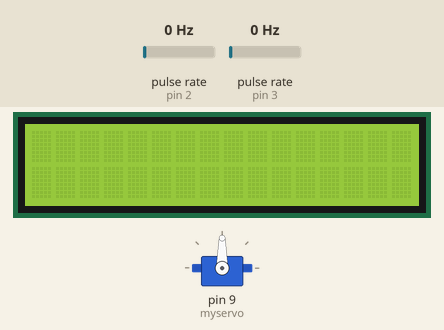
Recording of a sketch running on a simulated Arduino Uno, built with avr-gcc and run on an emulated ATmega328P. Shown: 16×2 character LCD, servo. Wiring (inferred from the names in the program): 2 × pulse sensor: data pin 2 / data pin 3. The inputs (shaded band) are chosen by the test bench; at power-on: pulse rate (sensors on pin 2, pin 3) 0 Hz.

Above: at 1.2 s.
1.3 s: pulse rate (sensor on pin 2) set to 4 Hz
4.0 s: pulse rate (sensor on pin 3) set to 196 Hz
At 5.32 s:
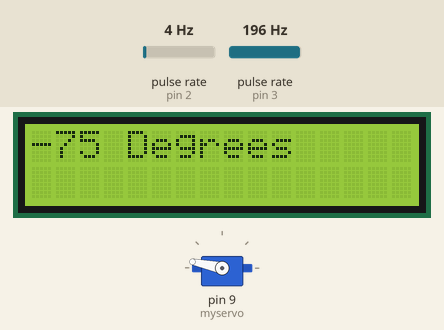
6.9 s: pulse rate (sensor on pin 2) set to 196 Hz
9.9 s: pulse rate (sensor on pin 3) set to 4 Hz
11.4 s: pulse rate (sensor on pin 2) set to 50 Hz
13.1 s: pulse rate (sensor on pin 3) set to 50 Hz
At 22.06 s:
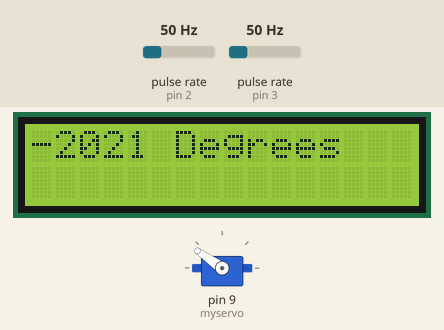
At 23.59 s:
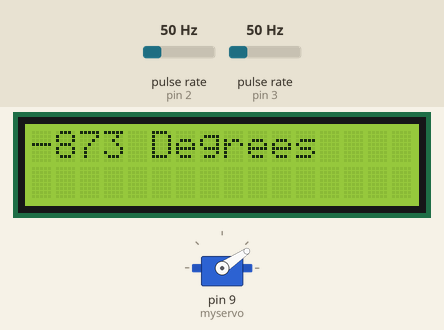
Timing chart, 0 to 24.0 s (numbered marks = the images above; inputs shaded):
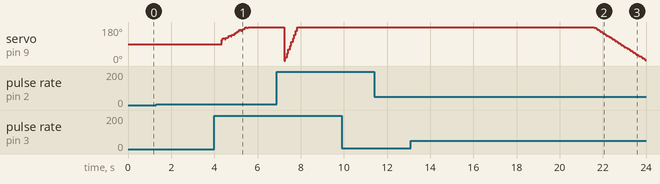

The sketch:

Complete_Integration.ino
```cpp
#include <Servo.h>
#include <LiquidCrystal.h>
int encoderPin1 = 3;
int encoderPin2 = 2;

LiquidCrystal lcd(12, 11, 7, 6, 5, 4);

Servo myservo;

volatile int lastEncoded = 0;
volatile long encoderValue = 0;

long lastencoderValue = 0;

int val;

int lastMSB = 0;
int lastLSB = 0;

void setup() {
  lcd.begin(16, 2);

  myservo.attach(9);

  pinMode(encoderPin1, INPUT);
  pinMode(encoderPin2, INPUT);

  digitalWrite(encoderPin1, HIGH);
  digitalWrite(encoderPin2, HIGH);

  attachInterrupt(0, updateEncoder, CHANGE);
  attachInterrupt(1, updateEncoder, CHANGE);

}

void loop(){
  lcd.print(int(encoderValue*3.75));
  lcd.print(" Degrees");
  lcd.noDisplay();
  delay(10);
  lcd.display();
  delay(10);
  lcd.clear();
  val = encoderValue*3.75;
  if(val>15) myservo.write(90-val);
  delay(15);
  if(val<15 and val>-15) myservo.write(90);
  delay(15);
  if(val<-15) myservo.write(90-val);
  delay(15);

}


void updateEncoder(){
  int MSB = digitalRead(encoderPin1);
  int LSB = digitalRead(encoderPin2);

  int encoded = (MSB << 1) |LSB;
  int sum  = (lastEncoded << 2) | encoded;

  if(sum == 0b1101 || sum == 0b0100 || sum == 0b0010 || sum == 0b1011) encoderValue ++;
  if(sum == 0b1110 || sum == 0b0111 || sum == 0b0001 || sum == 0b1000) encoderValue --;

  lastEncoded = encoded;
}
```

Measured:
- after the input at 13.1 s, servo on pin 9 (myservo): moves from 180° to 4° over 2.4 s, starting after 8.5 s
